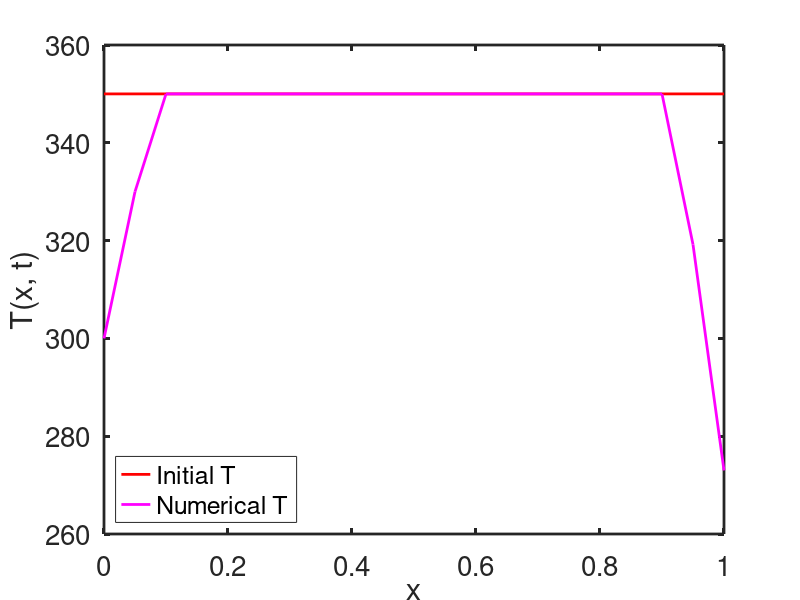
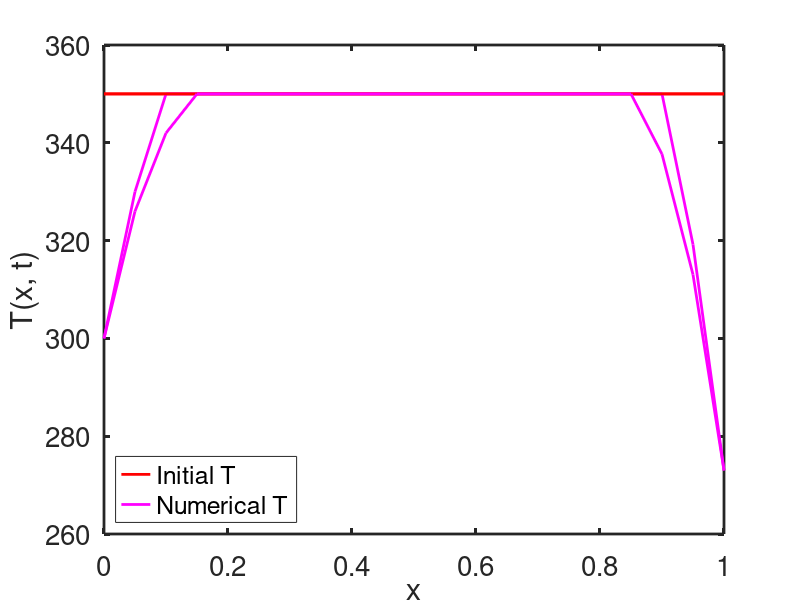
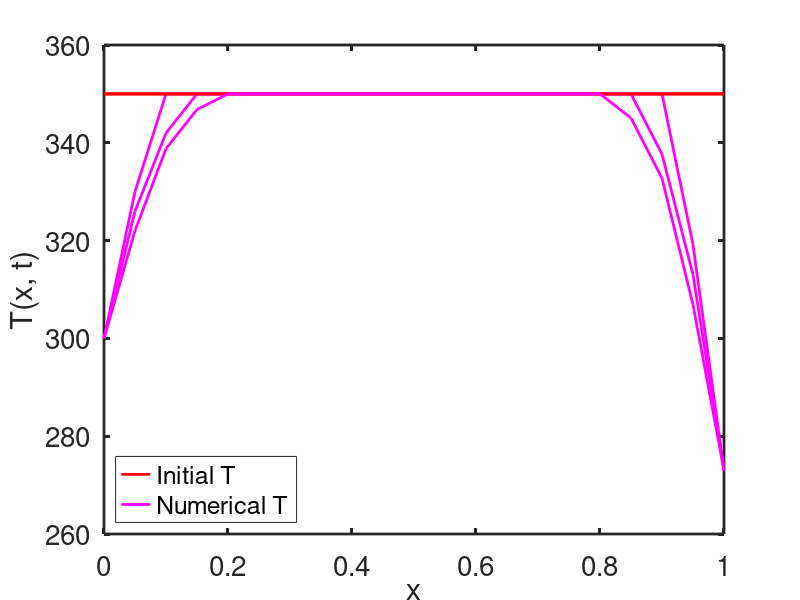
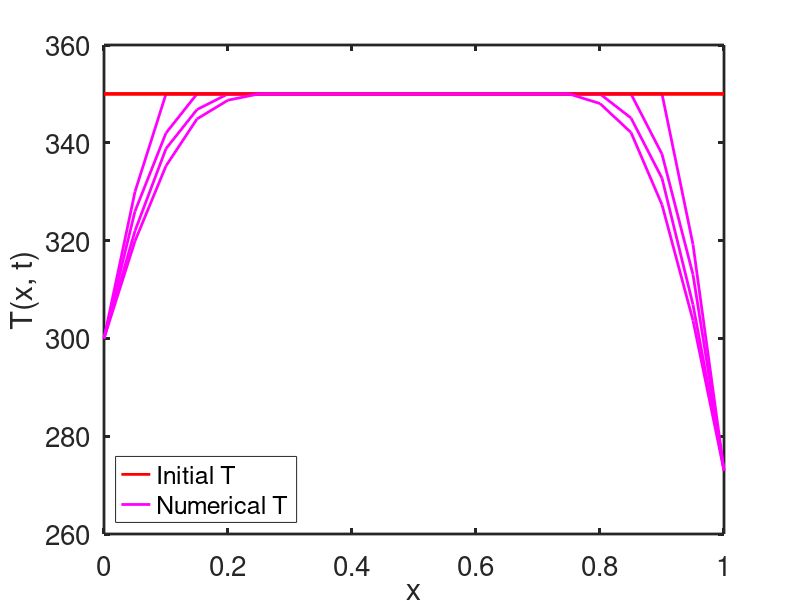

These figures' MATLAB source, in order:
%% Solve diffusion equation.

clear all;
close all;

% Create 1D grid.
dx = 0.05;
x = [0:dx:1]';

% Get the length of the array.
n = length(x);

alpha = 1;

% Time control.
t_initial = 0;
t_final = 0.05; %1e-4;
dt = 1e-3; % dx^2 / (2 * alpha);

%r = alpha*dt / dx^2;

% Boundary conditions.
T_left = 300;
T_right = 273; % Dirichlet BC

T_initial = 350 * ones(n, 1);
T_numerical = T_initial;

% Set boundary conditions.
% left boundary condition
T_numerical(1, 1) = T_left;  %(i, 1) --> i = 1 % Dirichlet boundary condition

% Right boundary condition
T_numerical(n, 1) = T_right; %- Dirichlet bounday condition  %(n, 1) --> i = n

count = 1;  % at step 1
%count = 2;  % at step 2
% Solve diffusion equation.
for t = t_initial : dt : t_final
    % t = 0: 0.001: 0.05
  fprintf('Time: %.3e\n', t);
  T_old = T_numerical;
  for i = 2 : n-1
    T_numerical(i, 1) = T_old(i, 1) + dt * alpha * (T_old(i+1, 1) - 2*T_old(i, 1) + T_old(i-1, 1)) / dx^2;
  endfor

  % Plot u.
  close;
  figh = figure(1);
  hold on;
  plot(x, T_initial, '-r', 'linewidth', 2);
  plot(x, T_numerical, '-m', 'linewidth', 2);
  legend('Initial T', 'Numerical T', 'location', 'southwest');
  hold on;
  xlabel('x');
  ylabel('T(x, t)');
  box on;
  set(gca, "linewidth", 2, "fontsize", 20)
  hold off;

  fig_name = sprintf('./a7_diffusion_eq_images/%d.png', count);
  saveas(figh, fig_name);

  count = count + 1;

  pause(0.01);
end

